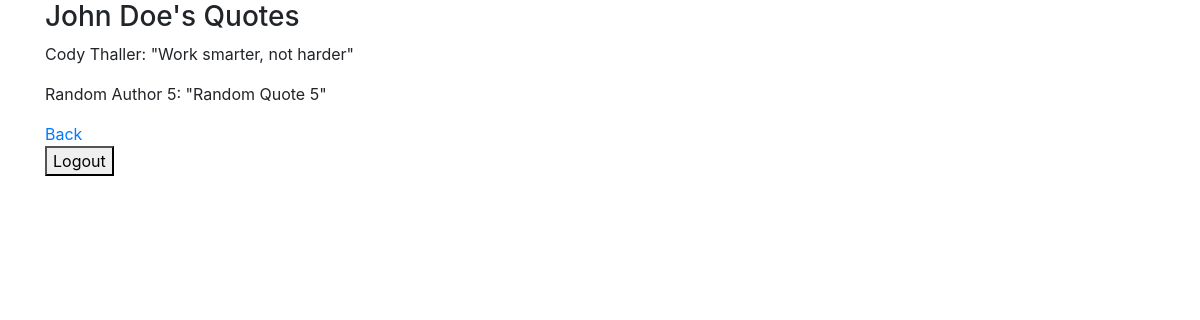
Page /quotes/user/2 (signed in) on the committed database.
### user_app/models.py (models this page shows)
class User(models.Model):
    first_name = models.CharField(max_length=30)
    last_name = models.CharField(max_length=30)
    email = models.CharField(max_length=30)
    password = models.CharField(max_length=30)
    objects = UserManager()
    created_at = models.DateTimeField(auto_now_add=True)
    updated_at = models.DateTimeField(auto_now=True)

### misc_app/models.py (models this page shows)
class Quote(models.Model):
    author = models.CharField(max_length=30)
    quote = models.TextField()
    posted_by = models.ForeignKey(User, related_name="quotes_posted", on_delete=models.CASCADE)
    objects = QuoteManager()
    created_at = models.DateTimeField(auto_now_add=True)
    updated_at = models.DateTimeField(auto_now=True)

### misc_app/views.py (the view)
# urls.py: path('/user/<int:user_id>', views.user),
def user(request, user_id):
    context={
        "this_user": User.objects.get(id=user_id),
        "quote_by_user": Quote.objects.filter(posted_by=user_id),
        "current_user": User.objects.get(id=request.session["user_id"]),
    }
    return render(request, "user.html", context)

### misc_app/templates/user.html (shortened to what this page needs)
<!DOCTYPE html>
<html lang="en">
<head>
    <link rel="stylesheet" href="https://stackpath.bootstrapcdn.com/bootstrap/4.5.0/css/bootstrap.min.css">
</head>
<body>
    <div class="container">
        <div class="header">
            <div class="header-left">
                <h3>{{ this_user.first_name }} {{ this_user.last_name }}'s Quotes</h3>
                {% for quote in quote_by_user %}
                    <p>{{ quote.author }}: "{{quote.quote}}"</p>
                {% endfor %}
            </div>
            <div class="header-right">
                <a href="/quotes/{{ current_user.id }}">Back</a>
                <form action="/logout" method="get">
                    <button type="submit">Logout</button>
                </form>
            </div>
        </div>
    </div>
</body>
</html>

### rows in the picture
User: first_name "John", last_name "Doe"
Quote: author "Cody Thaller", quote "Work smarter, not harder"
Quote: author "Random Author 5", quote "Random Quote 5"
